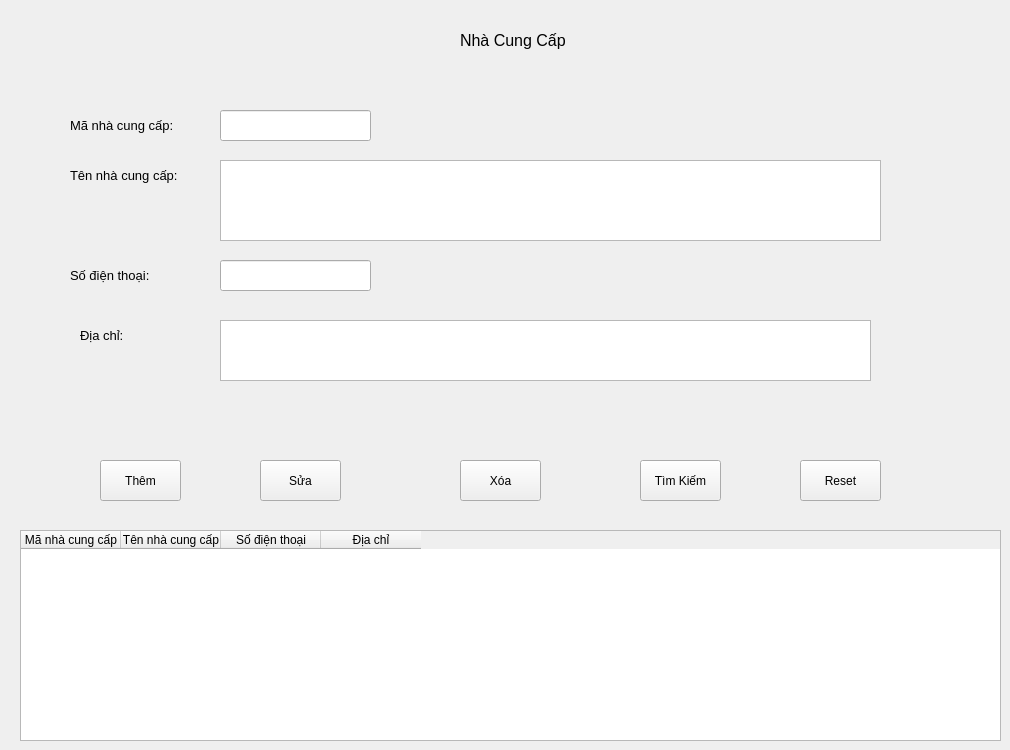
   <widget class="QWidget" name="screen_nhacungcap">
    <widget class="QLabel" name="label_4">
     <property name="geometry">
      <rect>
       <x>460</x>
       <y>20</y>
       <width>141</width>
       <height>41</height>
      </rect>
     </property>
     <property name="font">
      <font>
       <pointsize>12</pointsize>
      </font>
     </property>
     <property name="text">
      <string>Nhà Cung Cấp</string>
     </property>
    </widget>
    <widget class="QTableWidget" name="tablenhacungcap">
     <property name="geometry">
      <rect>
       <x>20</x>
       <y>530</y>
       <width>981</width>
       <height>211</height>
      </rect>
     </property>
     <column>
      <property name="text">
       <string>Mã nhà cung cấp</string>
      </property>
     </column>
     <column>
      <property name="text">
       <string>Tên nhà cung cấp</string>
      </property>
     </column>
     <column>
      <property name="text">
       <string>Số điện thoại</string>
      </property>
     </column>
     <column>
      <property name="text">
       <string>Địa chỉ</string>
      </property>
     </column>
    </widget>
    <widget class="QPushButton" name="btnthemncc">
     <property name="geometry">
      <rect>
       <x>100</x>
       <y>460</y>
       <width>81</width>
       <height>41</height>
      </rect>
     </property>
     <property name="text">
      <string>Thêm</string>
     </property>
    </widget>
    <widget class="QPushButton" name="btnsuanhacc">
     <property name="geometry">
      <rect>
       <x>260</x>
       <y>460</y>
       <width>81</width>
       <height>41</height>
      </rect>
     </property>
     <property name="text">
      <string>Sửa</string>
     </property>
    </widget>
    <widget class="QPushButton" name="btnxoancc">
     <property name="geometry">
      <rect>
       <x>460</x>
       <y>460</y>
       <width>81</width>
       <height>41</height>
      </rect>
     </property>
     <property name="text">
      <string>Xóa</string>
     </property>
    </widget>
    <widget class="QPushButton" name="btntimkiemncc">
     <property name="geometry">
      <rect>
       <x>640</x>
       <y>460</y>
       <width>81</width>
       <height>41</height>
      </rect>
     </property>
     <property name="text">
      <string>Tìm Kiếm</string>
     </property>
    </widget>
    <widget class="QPushButton" name="btnresetncc">
     <property name="geometry">
      <rect>
       <x>800</x>
       <y>460</y>
       <width>81</width>
       <height>41</height>
      </rect>
     </property>
     <property name="text">
      <string>Reset</string>
     </property>
    </widget>
    <widget class="QLabel" name="label_26">
     <property name="geometry">
      <rect>
       <x>70</x>
       <y>110</y>
       <width>141</width>
       <height>31</height>
      </rect>
     </property>
     <property name="font">
      <font>
       <pointsize>10</pointsize>
      </font>
     </property>
     <property name="text">
      <string>Mã nhà cung cấp:</string>
     </property>
    </widget>
    <widget class="QLabel" name="label_27">
     <property name="geometry">
      <rect>
       <x>70</x>
       <y>160</y>
       <width>151</width>
       <height>31</height>
      </rect>
     </property>
     <property name="font">
      <font>
       <pointsize>10</pointsize>
      </font>
     </property>
     <property name="text">
      <string>Tên nhà cung cấp:</string>
     </property>
    </widget>
    <widget class="QLabel" name="label_28">
     <property name="geometry">
      <rect>
       <x>80</x>
       <y>320</y>
       <width>71</width>
       <height>31</height>
      </rect>
     </property>
     <property name="font">
      <font>
       <pointsize>10</pointsize>
      </font>
     </property>
     <property name="text">
      <string>Địa chỉ:</string>
     </property>
    </widget>
    <widget class="QLabel" name="label_29">
     <property name="geometry">
      <rect>
       <x>70</x>
       <y>260</y>
       <width>111</width>
       <height>31</height>
      </rect>
     </property>
     <property name="font">
      <font>
       <pointsize>10</pointsize>
      </font>
     </property>
     <property name="text">
      <string>Số điện thoại:</string>
     </property>
    </widget>
    <widget class="QLineEdit" name="txtmancc">
     <property name="geometry">
      <rect>
       <x>220</x>
       <y>110</y>
       <width>151</width>
       <height>31</height>
      </rect>
     </property>
     <property name="font">
      <font>
       <pointsize>10</pointsize>
      </font>
     </property>
    </widget>
    <widget class="QTextEdit" name="txtdiachincc">
     <property name="geometry">
      <rect>
       <x>220</x>
       <y>320</y>
       <width>651</width>
       <height>61</height>
      </rect>
     </property>
     <property name="font">
      <font>
       <pointsize>10</pointsize>
      </font>
     </property>
    </widget>
    <widget class="QLineEdit" name="txtsdtncc">
     <property name="geometry">
      <rect>
       <x>220</x>
       <y>260</y>
       <width>151</width>
       <height>31</height>
      </rect>
     </property>
     <property name="font">
      <font>
       <pointsize>10</pointsize>
      </font>
     </property>
     <property name="inputMask">
      <string>999999999999</string>
     </property>
    </widget>
    <widget class="QTextEdit" name="txttenncc">
     <property name="geometry">
      <rect>
       <x>220</x>
       <y>160</y>
       <width>661</width>
       <height>81</height>
      </rect>
     </property>
     <property name="font">
      <font>
       <pointsize>10</pointsize>
      </font>
     </property>
    </widget>
   </widget>
